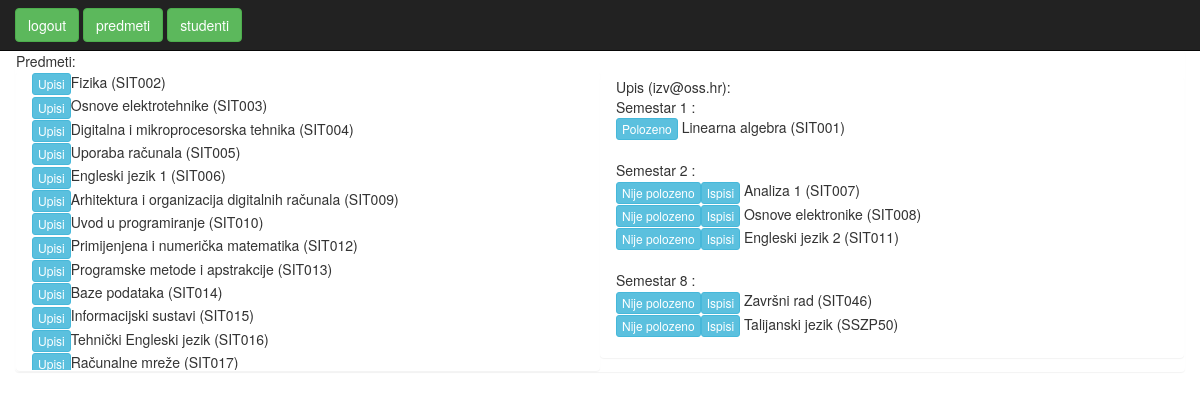
Screenshot of /index.php?ctrl=upisi&action=view&student_id=3 (signed in) with the database file from the repository.
### tables this page shows
CREATE TABLE `predmeti` (
  `id` int(11) NOT NULL,
  `ime` varchar(255) NOT NULL,
  `kod` varchar(16) NOT NULL,
  `program` text NOT NULL,
  `bodovi` int(11) NOT NULL,
  `sem_redovni` int(11) NOT NULL,
  `sem_izvanredni` int(11) NOT NULL,
  `izborni` enum('da','ne') NOT NULL
);

CREATE TABLE `korisnici` (
  `id` int(11) NOT NULL,
  `email` varchar(64) NOT NULL,
  `password` varchar(128) NOT NULL,
  `role` enum('mentor','student') NOT NULL,
  `status` enum('none','redovni','izvanredni') NOT NULL
);

### app/model/upisi.php (called while the page is built, shortened)
<?php
require_once 'predmeti.php';
class Upisi {
    public $student_id;
    function __construct() {
        $this->init();
        $this->ostaliPredmeti = new Predmeti($this->student_id);
    }
    function init() {
        if (isset($_GET['student_id'])) {
            $get = filter_input(INPUT_GET, 'student_id', FILTER_VALIDATE_INT);
            $this->student_id = $get;
            $this->initStudent();
            $qstr = 'SELECT * FROM upisi WHERE student_id =' . $this->student_id;
        } else {
            $qstr = 'SELECT * FROM upisi';
        }
        $this->db = getDB();
        $stm = $this->db->query($qstr);
        $this->upisi = $stm->fetchAll(\PDO::FETCH_CLASS, "Upis", [$this->db]);
    }
    function initStudent() {
        $this->db = getDB();
        $qstr = 'SELECT * FROM korisnici WHERE role = "student" AND id =' . $this->student_id;
        $stm = $this->db->query($qstr);
        $obj = $stm->fetchAll(\PDO::FETCH_CLASS, "korisnik", [$this->db]);
        if (isset($obj[0])) {
            $this->student = $obj[0];
        }
    }
}
class Upis {
    public $predmet_id;
    function __construct() {
        if ($this->predmet_id != NULL) {
            $this->db = getDB();
            $qstr = 'SELECT * FROM predmeti WHERE id =' . $this->predmet_id;
            $stm = $this->db->query($qstr);
            $this->predmet = $stm->fetchAll(\PDO::FETCH_CLASS, 'Predmet', [$this->db])[0];
        }
    }
}

### app/model/db.php (called while the page is built)
<?php
    function getDB() {
        try {
            $db = new PDO('mysql:host=localhost;dbname=mentorski;charset=utf8', 'root', '');
            $db->setAttribute(PDO::ATTR_DEFAULT_FETCH_MODE, PDO::FETCH_ASSOC);
            $db->setAttribute(PDO::ATTR_ERRMODE, PDO::ERRMODE_EXCEPTION);
        } catch (PDOException $e) {
            echo $e->getMessage();
            exit();
        }
        return $db;
    }

### app/model/predmeti.php (called while the page is built, shortened)
<?php
class Predmeti implements \Iterator {
    function __construct($lista = 0) {
        if ($lista == 0) {
            $this->init();
        } else {
            $this->initUpisniList($lista);
        }
    }
    function initUpisniList($lista) {
        $qstr = "SELECT * FROM predmeti
               WHERE (NOT EXISTS(
               SELECT * FROM upisi WHERE upisi.predmet_id=predmeti.id AND upisi.student_id=" . $lista . "))";
        $this->db = getDB();
        $stm = $this->db->query($qstr);
        $this->predmeti = $stm->fetchAll(\PDO::FETCH_CLASS, "Predmet", [$this->db]);
    }
}

### app/views/upisi.php (the view, shortened to what this page needs)
<?php
class VUpisi {
    function prikazi(\Upisi $model) {
        echo '<div class="panel panel-group row" >';
        $this->prikaziPredmete($model);
        $semestar = array();
        $status = 'sem_' . $model->student->status;
        foreach ($model->upisi as $key) {
            $semestar[$key->predmet->$status] = 1;
        }
        ksort($semestar);
        $this->prikaziUpisano($model,$semestar,$status);
        echo "</div>";
    }
    function prikaziPredmete(\Upisi $model) {
        echo 'Predmeti:<br/><div class="panel panel-group col-sm-6" style="max-height: 300px;overflow-y: scroll;">';
        echo "<form method='POST'>";
        foreach ($model->ostaliPredmeti->predmeti as $op) {
            echo '<button class="btn btn-xs btn-info" type="submit" name="upisi" value="' . $op->id . '">Upisi</button>' . $op->ime ." ($op->kod)". "<br/>";
        }
        echo "</form>";
        echo "</div>";
    }
    function prikaziUpisano(\Upisi $model,$semestar,$status) {
        echo '<div class="panel panel-group col-sm-6" >Upis (' . $model->student->email . "):<br/>";
        echo "<form method='POST'>";
        foreach ($semestar as $key => $value) {
            echo "Semestar " . $key . " :<br/>";
            foreach ($model->upisi as $kljuc => $value) {
                if ($value->predmet->$status == $key) {
                    if ($value->status == 'passed') {
                        echo '<button class="btn btn-xs btn-info" type="submit" name="polozeno" value="' . $kljuc . '"> Polozeno </button> ';
                    } else {
                        echo '<button class="btn btn-xs btn-info" type="submit" name="nije_polozeno" value="' . $kljuc . '">Nije polozeno</button><button class="btn btn-xs btn-info" type="submit" name="ispisi" value="' . $kljuc . '">Ispisi</button> ';
                    }
                    echo $value->predmet->ime ." (".$value->predmet->kod.")". "<br/>";
                }
            }
            echo "<br/>";
        }
        echo "</form>";
        echo "</div>";
    }
}

### bs/css/jumbotron.css (style rules this page uses)
body { padding-top: 50px; padding-bottom: 20px; }

### rows the page displays
predmeti: $op->id 2 (drawn), ime "Fizika", kod "SIT002"
predmeti: $op->id 3 (drawn), ime "Osnove elektrotehnike", kod "SIT003"
predmeti: $op->id 4 (drawn), ime "Digitalna i mikroprocesorska tehnika", kod "SIT004"
predmeti: $op->id 5 (drawn), ime "Uporaba računala", kod "SIT005"
predmeti: $op->id 6 (drawn), ime "Engleski jezik 1", kod "SIT006"
predmeti: $op->id 9 (drawn), ime "Arhitektura i organizacija digitalnih računala", kod "SIT009"
predmeti: $op->id 10 (drawn), ime "Uvod u programiranje", kod "SIT010"
predmeti: $op->id 12 (drawn), ime "Primijenjena i numerička matematika", kod "SIT012"
predmeti: $op->id 13 (drawn), ime "Programske metode i apstrakcije", kod "SIT013"
predmeti: $op->id 14 (drawn), ime "Baze podataka", kod "SIT014"
predmeti: $op->id 15 (drawn), ime "Informacijski sustavi", kod "SIT015"
predmeti: $op->id 16 (drawn), ime "Tehnički Engleski jezik", kod "SIT016"
predmeti: $op->id 17 (drawn), ime "Računalne mreže", kod "SIT017"
korisnici: email "izv@oss.hr"
predmeti: $kljuc 0 (drawn), ime "Linearna algebra", kod "SIT001"
predmeti: $kljuc 2 (drawn), ime "Analiza 1", kod "SIT007"
predmeti: $kljuc 3 (drawn), ime "Osnove elektronike", kod "SIT008"
predmeti: $kljuc 5 (drawn), ime "Engleski jezik 2", kod "SIT011"
predmeti: $kljuc 1 (drawn), ime "Završni rad", kod "SIT046"
predmeti: $kljuc 4 (drawn), ime "Talijanski jezik", kod "SSZP50"

### other values shown
$key "1"
$key "2"
$key "8"
